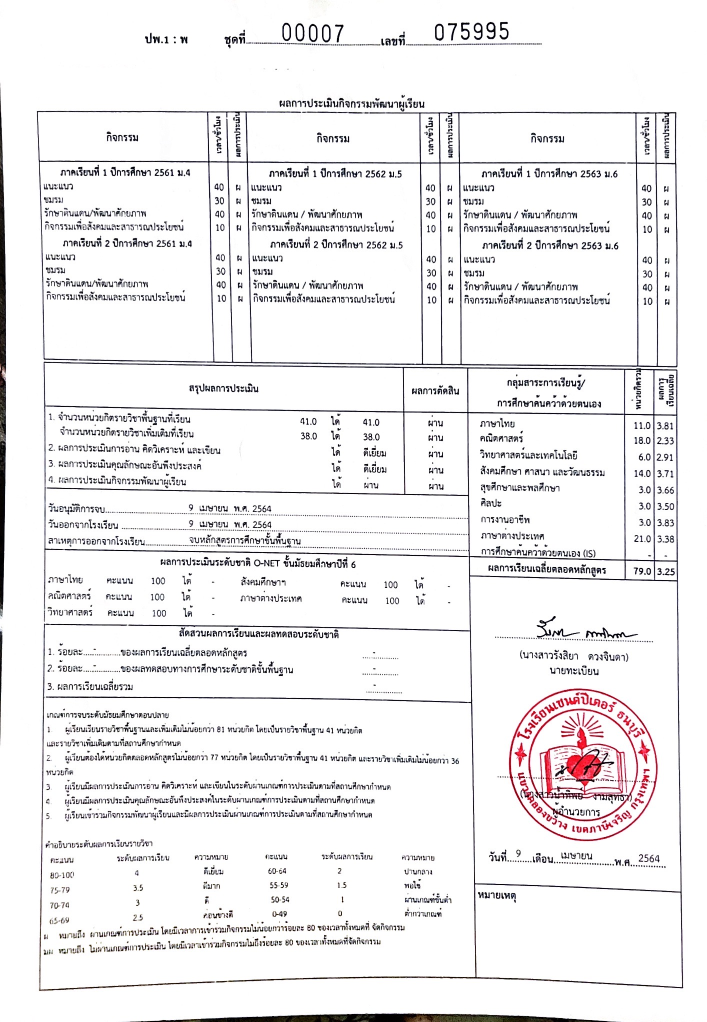
#> input picture ocr_engine/image/back/MIMi_back_transcript.jpg, 1414 x 2044 px (shown at 1/2 size)
$ python -i image_front_cut.py   (imports and definitions only)
#> lines starting #> are read from the running program, lines starting #| are printed output that depends on the picture
import cv2
from PIL import Image


def process_front_image(
    img_path: str,
    target_long_side: int = 1800,
    crop_bottom_ratio: float = 0.30
) -> Image.Image:
    """
    Preprocess + crop header for Front OCR.

    - Resize so the longest side = target_long_side
    - Crop header (top part of page)
    - Return PIL.Image (RGB)

    Args:
        img_path (str): path to front transcript image
        target_long_side (int): normalize size (default 1800)
        crop_bottom_ratio (float): portion of height to keep from top (default 0.30)

    Returns:
        PIL.Image.Image
    """
#> called with img_path = '../back/MIMi_back_transcript.jpg', target_long_side = 1800, crop_bottom_ratio = 0.3

    # 1) Read image
    img = cv2.imread(img_path)
#> img is the input picture: shape (2044, 1414, 3); mean B, G, R 238.2, 237.4, 238.7
    if img is None:
        raise ValueError(f"Cannot read image: {img_path}")

    # 2) Convert to grayscale
    gray = cv2.cvtColor(img, cv2.COLOR_BGR2GRAY)

    # 3) Resize (normalize scale)
    h, w = gray.shape
#> h = 2044; w = 1414
    scale = target_long_side / max(h, w)
#> scale = 0.881

    resized = cv2.resize(
        gray,
        (int(w * scale), int(h * scale)),
        interpolation=cv2.INTER_LINEAR
    )
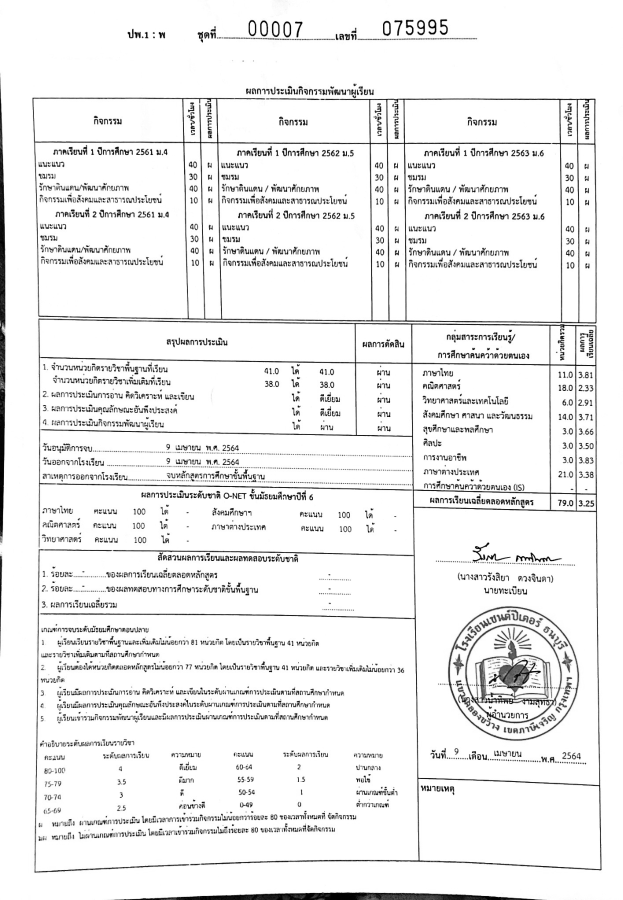
#> resized: shape (1800, 1245) (shown at 1/2 size); min 0, max 255, mean 237.8

    # 4) Convert to PIL RGB (model expects RGB)
    pil_img = Image.fromarray(resized).convert("RGB")

    # 5) Crop header
    W, H = pil_img.size
#> W = 1245; H = 1800
    cropped = pil_img.crop((
        0,
        0,
        W,
        int(H * crop_bottom_ratio)
    ))
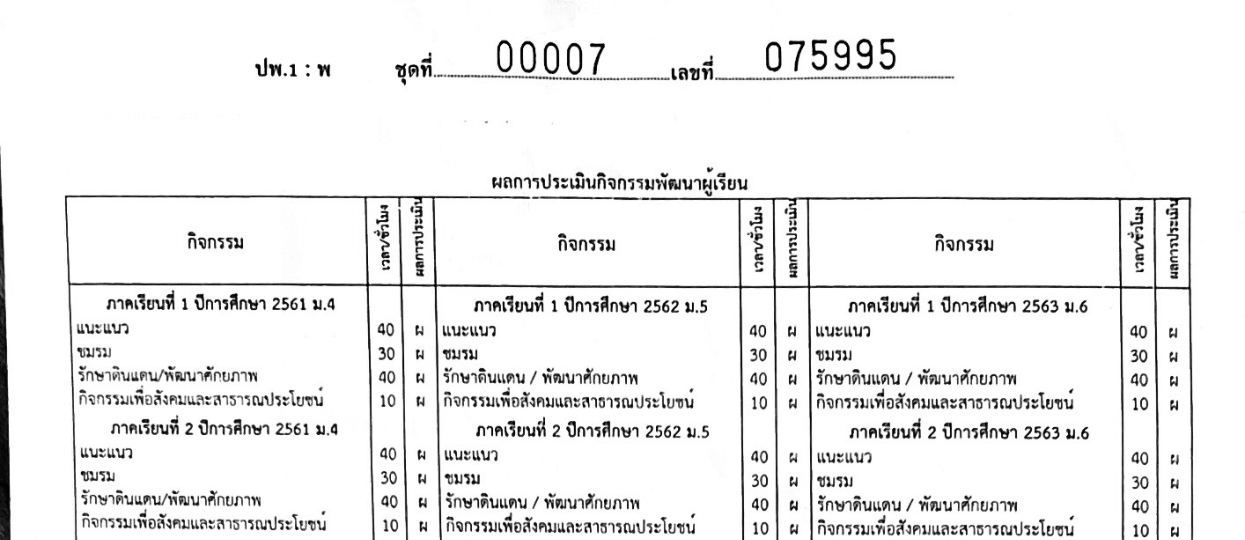
#> cropped: PIL image 1245x540 RGB; min 0, max 255, mean 238.6

    return cropped

>>> result = process_front_image('../back/MIMi_back_transcript.jpg')

$ run again, on ocr_engine/image/back/Ohm_transcript_ปวช_back.jpg
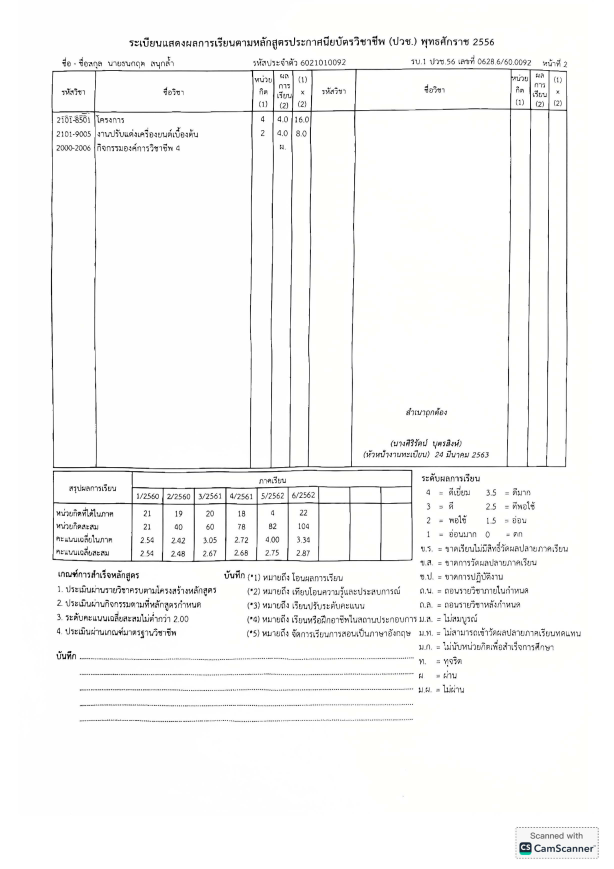
#> input picture ocr_engine/image/back/Ohm_transcript_ปวช_back.jpg, 2455 x 3474 px (shown at 1/4 size)
#> in process_front_image, img is the input picture: shape (3474, 2455, 3); mean B, G, R 246.7, 247.3, 247.3
#> in process_front_image, `cropped = pil_img.crop(( 0, 0, W, int(H * crop_bottom_ratio) ))`:
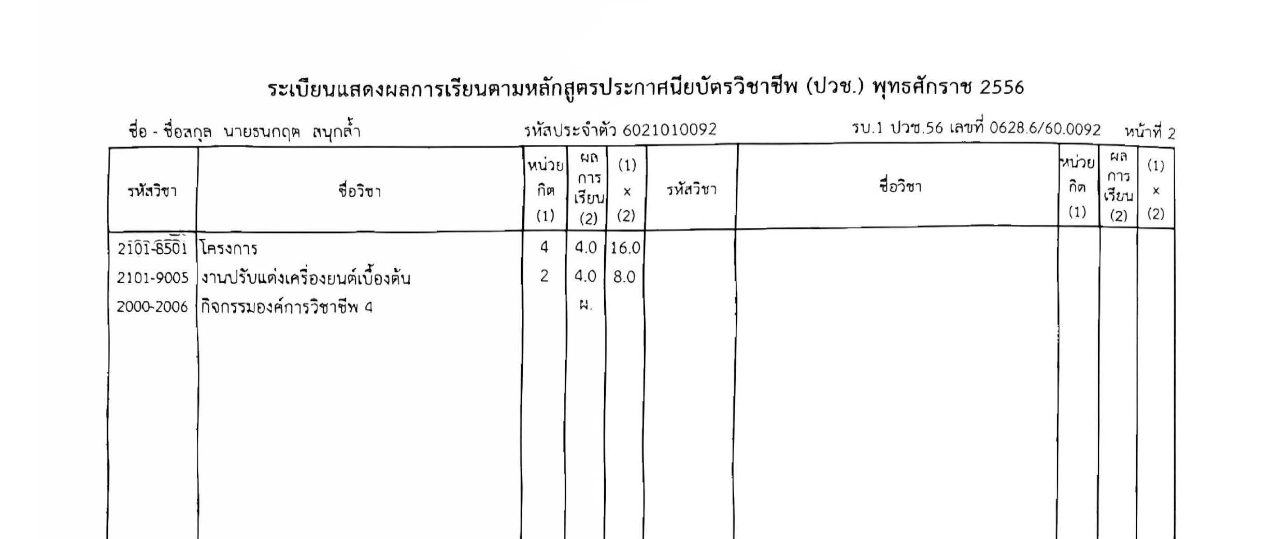
#> cropped: PIL image 1272x539 RGB; min 0, max 255, mean 247

$ run again, on ocr_engine/image/back/Ohm_transcript_ปวส_back.jpg
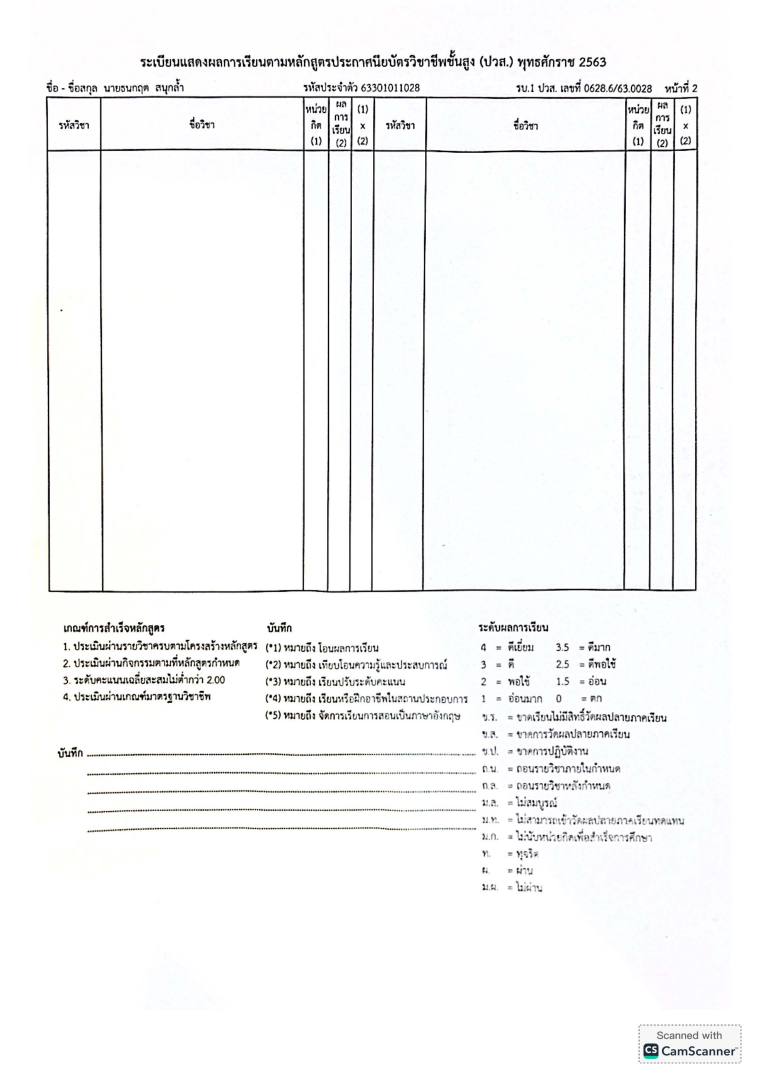
#> input picture ocr_engine/image/back/Ohm_transcript_ปวส_back.jpg, 2281 x 3228 px (shown at 1/3 size)
#> in process_front_image, img is the input picture: shape (3228, 2281, 3); mean B, G, R 246.7, 246.3, 245.8
#> in process_front_image, `resized = cv2.resize( gray, (int(w * scale), int(h * scale)), interpol..`:
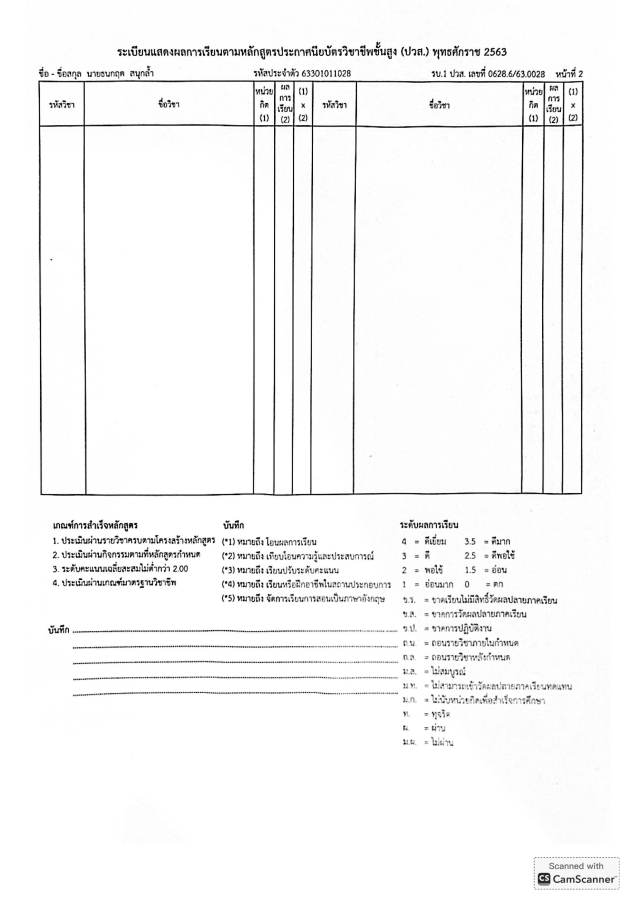
#> resized: shape (1800, 1271) (shown at 1/2 size); min 0, max 255, mean 246.2
#> in process_front_image, `cropped = pil_img.crop(( 0, 0, W, int(H * crop_bottom_ratio) ))`:
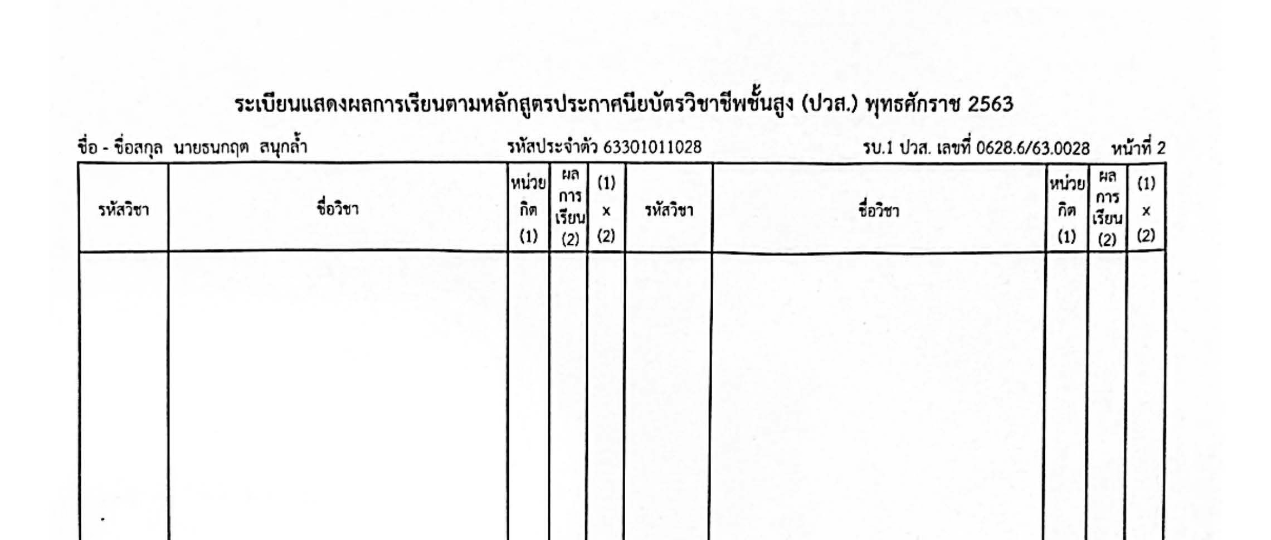
#> cropped: PIL image 1271x540 RGB; min 0, max 255, mean 243.6
